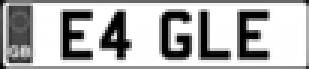
#> input picture Test/Cropped_1.png, 103 x 23 px, found by its file name (shown 3 times larger)
$ jupyter execute --allow-errors TEST.ipynb
#> lines starting #> are read from the running program, lines starting #| are printed output that depends on the picture; after the words box and inside, x2 and y2 are one past the last pixel; in counts of white or black regions, pixels touching at a corner belong together
[cell 1]
import cv2
import numpy as np
import pandas as pd
import matplotlib.pyplot as plt
from PIL import Image
import warnings
import matplotlib.gridspec as gridspec
warnings.filterwarnings(action= 'ignore')
import matplotlib.cm as cm
import tensorflow as tf
from sklearn.metrics import f1_score
from tensorflow.keras import optimizers
from tensorflow.keras.models import Sequential
from tensorflow.keras.layers import Dense, Flatten, MaxPooling2D, Dropout, Conv2D, Activation
from tensorflow.keras.models import model_from_json
from tensorflow.keras.preprocessing.image import ImageDataGenerator
import tensorflow.keras.backend as K
from sklearn.model_selection import train_test_split
from sklearn.metrics import classification_report,accuracy_score,confusion_matrix
from sklearn.preprocessing import StandardScaler
import os
from skimage.transform import resize
from skimage.io import imread

[cell 2]
img = cv2.imread('test/Cropped_1.png', 0)
#> img is the input picture: shape (23, 103); min 0, max 255, mean 178.4
plt.imshow(img,cmap='gray')

[cell 3]
plate_image = cv2.convertScaleAbs(img, alpha=(255.0))
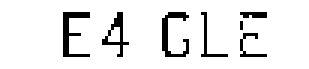
#> plate_image: shape (23, 103) (shown 3 times larger); 91.1% white; black in thin lines or dots, all inside (x1, y1, x2, y2) = (21, 4, 89, 19)
plt.imshow(plate_image,cmap='gray')

[cell 4]
binary = cv2.threshold(img, 180, 255,cv2.THRESH_BINARY_INV + cv2.THRESH_OTSU)[1]
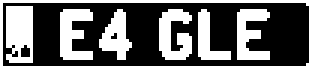
#> binary: shape (23, 103) (shown 3 times larger); 39.9% white; 7 white regions
plt.imshow(binary,cmap='gray')

[cell 5]
def sort_contours(cnts,reverse = False):
        i = 0
        boundingBoxes = [cv2.boundingRect(c) for c in cnts]
        (cnts, boundingBoxes) = zip(*sorted(zip(cnts, boundingBoxes),key=lambda b: b[1][i], reverse=reverse))
        return cnts

cont, _  = cv2.findContours(binary, cv2.RETR_EXTERNAL, cv2.CHAIN_APPROX_SIMPLE)
#> cont = 7 contours, 1 with area under 20; largest, box (x1, y1, x2, y2) and area: (2, 2, 11, 21) 138, (53, 3, 64, 20) 94, (20, 3, 31, 20) 92, (79, 3, 90, 20) 86, (33, 3, 44, 20) 86, (66, 3, 77, 20) 61
test_roi = plate_image.copy()
    # Initialize a list which will be used to append charater image
crop_characters = []
# define standard width and height of character
digit_w, digit_h = 30, 60
for c in sort_contours(cont):
#> in sort_contours, `i = 0`: i = 0
#> in sort_contours, `boundingBoxes = [cv2.boundingRect(c) for c in cnts]`: boundingBoxes = [(79, 3, 11, 17), (66, 3, 11, 17), (53, 3, 11, 17), (33, 3, 11, 17), (20, 3, 11, 17), (2, 2, 9, 19), (0, 0, 103, 23)]
#> in sort_contours, `(cnts, boundingBoxes) = zip(*sorted(zip(cnts, boundingBoxes),key=lambd..`: cnts = 7 contours, 1 with area under 20; largest, box (x1, y1, x2, y2) and area: (2, 2, 11, 21) 138, (53, 3, 64, 20) 94, (20, 3, 31, 20) 92, (33, 3, 44, 20) 86, (79, 3, 90, 20) 86, (66, 3, 77, 20) 61; boundingBoxes = ((0, 0, 103, 23), (2, 2, 9, 19), (20, 3, 11, 17), (33, 3, 11, 17), (53, 3, 11, 17), (66, 3, 11, 17), (79, 3, 11, 17))
    (x, y, w, h) = cv2.boundingRect(c)
    ratio = h/w
    if 1<=ratio<=3.5: # Only select contour with defined ratio
        if h/plate_image.shape[0]>=0.5: # Select contour which has the height larger than 50% of the plate
            # Draw bounding box arroung digit number
            cv2.rectangle(test_roi, (x, y), (x + w, y + h), (0, 255,0), 2)
            # Sperate number and gibe prediction
            curr_num = binary[y:y+h,x:x+w]
            curr_num = cv2.resize(curr_num, dsize=(digit_w, digit_h))
            _, curr_num = cv2.threshold(curr_num, 220, 255, cv2.THRESH_BINARY + cv2.THRESH_OTSU)
            crop_characters.append(curr_num)
#> this loop made 7 passes
#> pass 2, `curr_num = cv2.resize(curr_num, dsize=(digit_w, digit_h))`:
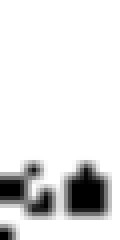
#> curr_num: shape (60, 30) (shown 4 times larger); min 0, max 255, mean 226.7
#> pass 2, `_, curr_num = cv2.threshold(curr_num, 220, 255, cv2.THRESH_BINARY + cv..`:
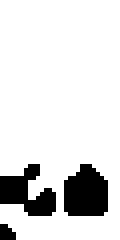
#> curr_num: shape (60, 30) (shown 4 times larger); 87% white; 3 black regions (1 under 20 px), largest, box (x1, y1, x2, y2) and area: (16, 41, 27, 54) 119, (0, 41, 14, 54) 102
#> pass 3, `curr_num = cv2.resize(curr_num, dsize=(digit_w, digit_h))`:
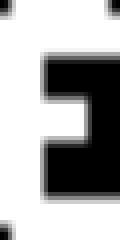
#> curr_num: shape (60, 30) (shown 4 times larger); min 0, max 255, mean 172
#> pass 3, `_, curr_num = cv2.threshold(curr_num, 220, 255, cv2.THRESH_BINARY + cv..`:
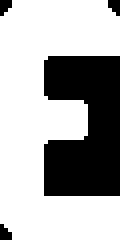
#> curr_num: shape (60, 30) (shown 4 times larger); 67.7% white; 4 black regions (3 under 20 px), largest, box (x1, y1, x2, y2) and area: (11, 14, 30, 49) 554
#> after the loop:
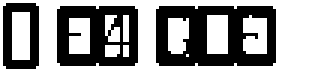
#> test_roi: shape (23, 103) (shown 3 times larger); 54.5% white; 3 black regions, box (x1, y1, x2, y2) and area: (52, 2, 92, 22) 536, (19, 2, 46, 22) 377, (1, 1, 13, 23) 164
#> after the loop, crop_characters = 6 items

[cell 6]
Categories=['0', '1', '2', '3', '4', '5',
            '6', '7', '8', '9', 'A', 'B',
            'C', 'D', 'E', 'F', 'G', 'H',
            'I', 'J', 'K', 'L', 'M', 'N',
            'O', 'P', 'Q', 'R', 'S', 'T',
            'U', 'V', 'W', 'X', 'Y', 'Z']

[cell 7]
def load_keras_model(model_name):
    # Load json and create model
        json_file = open('./{}.json'.format(model_name), 'r')
        loaded_model_json = json_file.read()
        json_file.close()
        model = model_from_json(loaded_model_json)
        # Load weights into new model
        model.load_weights("./{}.h5".format(model_name))
        return model

# store_keras_model(model, 'model_License_Plate')
#> (the rest of this cell did not finish here and is left out)

model = pre_trained_model
output = []

[cell 8]
def fix_dimension(img):
    new_img = np.zeros((28,28,3))
    for i in range(3):
        new_img[:,:,i] = img
    return new_img

#> (a cell that did not finish here is left out)

#> (a cell that did not finish here is left out)

#> (a cell that did not finish here is left out)

[cell 12]
# libraries
import numpy as np
import matplotlib.pyplot as plt

# set width of bar
barWidth = 0.20
# set height of bar
accuracy = [52.01,33.51,24.54]
precision = [53.23,33.98,24.96]
recall = [67.6,48.04,44.98]

# Set position of bar on X axis
r1 = np.arange(len(accuracy))
r2 = [x + barWidth for x in r1]
#> r2 = [0.2, 1.2, 2.2]
r3 = [x + barWidth for x in r2]
#> r3 = [0.4, 1.4, 2.4]

# Make the plot
plt.bar(r1, accuracy, color='#13B616', width=barWidth, edgecolor='white', label='Accuracy')
plt.bar(r2, precision, color='#1382B6', width=barWidth, edgecolor='white', label='Precision')
plt.bar(r3, recall, color='#800517', width=barWidth, edgecolor='white', label='Recall')

# Add xticks on the middle of the group bars
plt.xlabel('Machine Learning Algorithms', fontweight='bold')
plt.xticks([r + barWidth for r in range(len(accuracy))], ['OCR', 'ANN', 'RF'])
plt.title("Result comparison among the Algorithms",fontweight=30)
plt.rcParams['figure.figsize'] = (10,6 )

# Create legend & Show graphic
plt.legend(bbox_to_anchor=(1.15, 1.05))
plt.show()
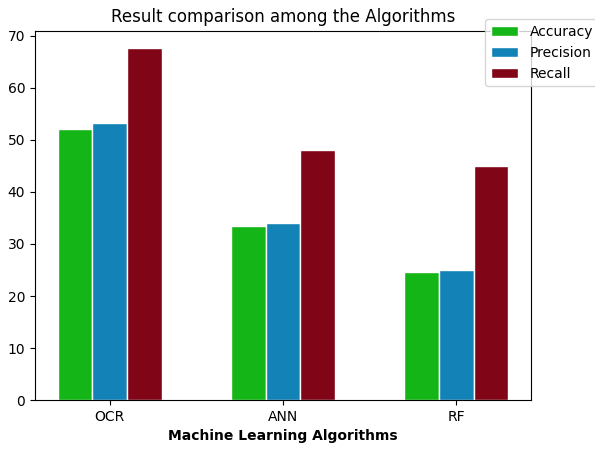
#> figure drawn by matplotlib, 1 panel; tallest bar 52.01 high, from x = -0.1 to 0.1; tallest bar 53.23 high, from x = 0.1 to 0.3; tallest bar 67.6 high, from x = 0.3 to 0.5

[cell 13]
# libraries
import numpy as np
import matplotlib.pyplot as plt

# set width of bar
barWidth = 0.20
# set height of bar
accuracy = [52.01,6.92,6.88]
precision = [51.98,7.36,8.83]
recall = [57.89,7.47,9.35]

# Set position of bar on X axis
r1 = np.arange(len(accuracy))
r2 = [x + barWidth for x in r1]
r3 = [x + barWidth for x in r2]

# Make the plot
plt.bar(r1, accuracy, color='#13B616', width=barWidth, edgecolor='white', label='Accuracy')
plt.bar(r2, precision, color='#1382B6', width=barWidth, edgecolor='white', label='Precision')
plt.bar(r3, recall, color='#800517', width=barWidth, edgecolor='white', label='Recall')

# Add xticks on the middle of the group bars
plt.xlabel('Machine Learning Algorithms', fontweight='bold')
plt.xticks([r + barWidth for r in range(len(accuracy))], ['OCR', 'ANN', 'RF'])
plt.title("Result comparison among the Algorithms",fontweight=30)
plt.rcParams['figure.figsize'] = (10,6 )

# Create legend & Show graphic
plt.legend(bbox_to_anchor=(1.15, 1.05))
plt.show()
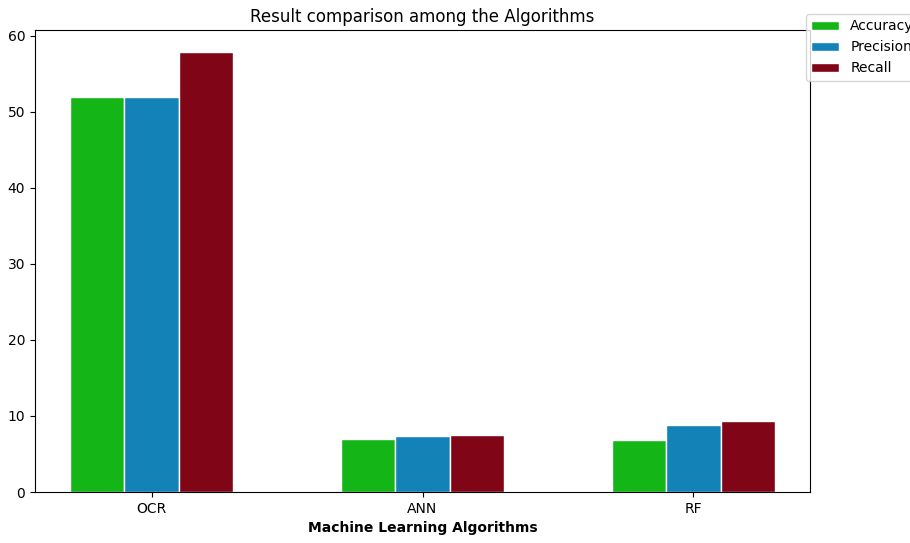
#> figure drawn by matplotlib, 1 panel; tallest bar 52.01 high, from x = -0.1 to 0.1; tallest bar 51.98 high, from x = 0.1 to 0.3; tallest bar 57.89 high, from x = 0.3 to 0.5

$ run again, with Test/Cropped_10.png copied over Test/Cropped_1.png
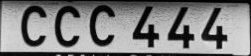
#> input picture Test/Cropped_10.png, 251 x 56 px, found by its file name
#> img is the input picture: shape (56, 251); min 0, max 227, mean 128.3
#> `plate_image = cv2.convertScaleAbs(img, alpha=(255.0))`:
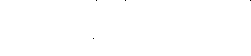
#> plate_image: shape (56, 251); 100% white; black in thin lines or dots, all inside (x1, y1, x2, y2) = (93, 0, 251, 39)
#> `binary = cv2.threshold(img, 180, 255,cv2.THRESH_BINARY_INV + cv2.THRES..`:
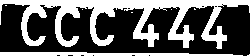
#> binary: shape (56, 251); 37.5% white; 7 white regions (5 under 20 px)
#> cont = 7 contours, 5 with area under 20; largest, box (x1, y1, x2, y2) and area: (0, 0, 251, 56) 3837, (0, 52, 243, 56) 492
#> i = 0
#> in sort_contours, `boundingBoxes = [cv2.boundingRect(c) for c in cnts]`: boundingBoxes = [(0, 52, 243, 4), (131, 12, 2, 1), (171, 9, 1, 1), (82, 9, 1, 1), (194, 8, 2, 2), (5, 5, 2, 1), (0, 0, 251, 56)]
#> in sort_contours, `(cnts, boundingBoxes) = zip(*sorted(zip(cnts, boundingBoxes),key=lambd..`: cnts has the same summary as cont outside sort_contours; boundingBoxes = ((0, 52, 243, 4), (0, 0, 251, 56), (5, 5, 2, 1), (82, 9, 1, 1), (131, 12, 2, 1), (171, 9, 1, 1), (194, 8, 2, 2))
#> the loop `for c in sort_contours(cont):` made 7 passes
#> (x, y, w, h, ratio) on passes 1, 2, 4, 6: (0, 52, 243, 4, 0.0165), (0, 0, 251, 56, 0.223), (82, 9, 1, 1, 1), (171, 9, 1, 1, 1)
#> after the loop `for c in sort_contours(cont):`: crop_characters = []
#> r2 = [0.2, 1.2, 2.2]
#> r3 = [0.4, 1.4, 2.4]

$ run again, with Test/Cropped_101.png copied over Test/Cropped_1.png
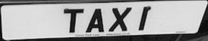
#> input picture Test/Cropped_101.png, 208 x 41 px, found by its file name
#> img is the input picture: shape (41, 208); min 4, max 237, mean 162.7
#> plate_image: shape (41, 208); every value is 255
#> binary: shape (41, 208); 30% white; 6 white regions (1 under 20 px)
#> cont = 6 contours, 1 with area under 20; largest, box (x1, y1, x2, y2) and area: (0, 0, 208, 41) 1298, (86, 9, 104, 33) 214, (109, 8, 132, 32) 198, (64, 9, 84, 33) 145, (139, 6, 151, 30) 97
#> i = 0
#> in sort_contours, `boundingBoxes = [cv2.boundingRect(c) for c in cnts]`: boundingBoxes = [(86, 9, 18, 24), (64, 9, 20, 24), (109, 8, 23, 24), (139, 6, 12, 24), (206, 0, 2, 2), (0, 0, 208, 41)]
#> in sort_contours, `(cnts, boundingBoxes) = zip(*sorted(zip(cnts, boundingBoxes),key=lambd..`: cnts has the same summary as cont outside sort_contours; boundingBoxes = ((0, 0, 208, 41), (64, 9, 20, 24), (86, 9, 18, 24), (109, 8, 23, 24), (139, 6, 12, 24), (206, 0, 2, 2))
#> the loop `for c in sort_contours(cont):` made 6 passes
#> (x, y, w, h, ratio) on passes 1 to 5: (0, 0, 208, 41, 0.197), (64, 9, 20, 24, 1.2), (86, 9, 18, 24, 1.33), (109, 8, 23, 24, 1.04), (139, 6, 12, 24, 2)
#> after the loop `for c in sort_contours(cont):`: crop_characters = 4 items
#> r2 = [0.2, 1.2, 2.2]
#> r3 = [0.4, 1.4, 2.4]
